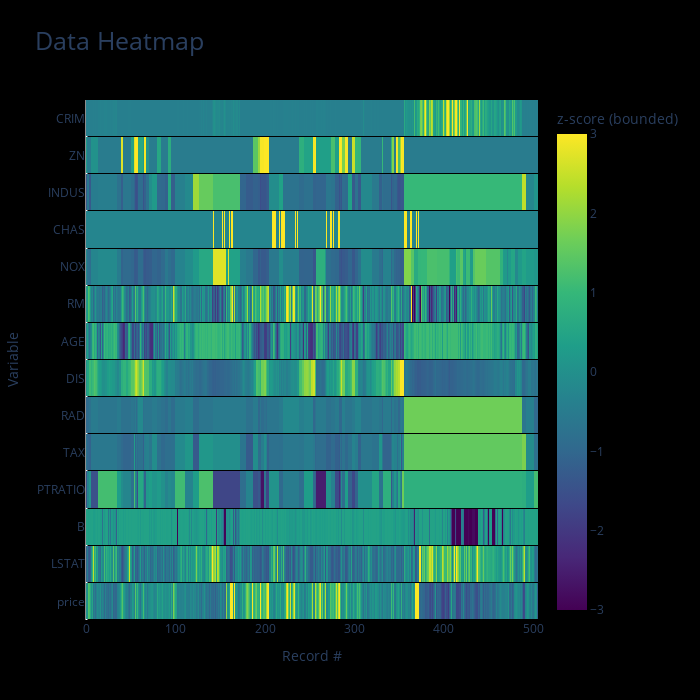

The notebook cell saved with this chart:
### Markdown cell above
We can also look at a visual representation of the data as a heatmap:

### Code cell
mw.data_heatmap(df)

### Figure 1 — Plotly figure (JSON) as saved in the notebook; plotly's stock layout.template omitted (floating-point values rounded to 4 significant figures; data arrays with more than 128 entries replaced by an {"elided": "..."} marker saying what was removed)
{"data": [{"colorbar": {"title": {"text": "z-score (bounded)"}}, "colorscale": [[0, "#440154"], [0.1111, "#482878"], [0.2222, "#3e4989"], [0.3333, "#31688e"], [0.4444, "#26828e"], [0.5556, "#1f9e89"], [0.6667, "#35b779"], [0.7778, "#6ece58"], [0.8889, "#b5de2b"], [1, "#fde725"]], "type": "heatmap", "x": {"elided": "506 int values"}, "y": ["price", "LSTAT", "B", "PTRATIO", "TAX", "RAD", "DIS", "AGE", "RM", "NOX", "CHAS", "INDUS", "ZN", "CRIM"], "ygap": 1, "z": {"elided": "14x506 float values"}, "zmax": 3, "zmin": -3}], "layout": {"autosize": false, "height": 700, "paper_bgcolor": "rgb(0,0,0,0)", "plot_bgcolor": "rgb(0,0,0,0)", "title": {"font": {"size": 25}, "text": "Data Heatmap"}, "width": 700, "xaxis": {"autorange": true, "range": [-0.5, 505.5], "showgrid": false, "ticks": "", "title": {"text": "Record #"}, "type": "linear"}, "yaxis": {"automargin": true, "autorange": true, "range": [-0.5, 13.5], "showgrid": false, "ticks": "", "title": {"text": "Variable"}, "type": "category"}}}
